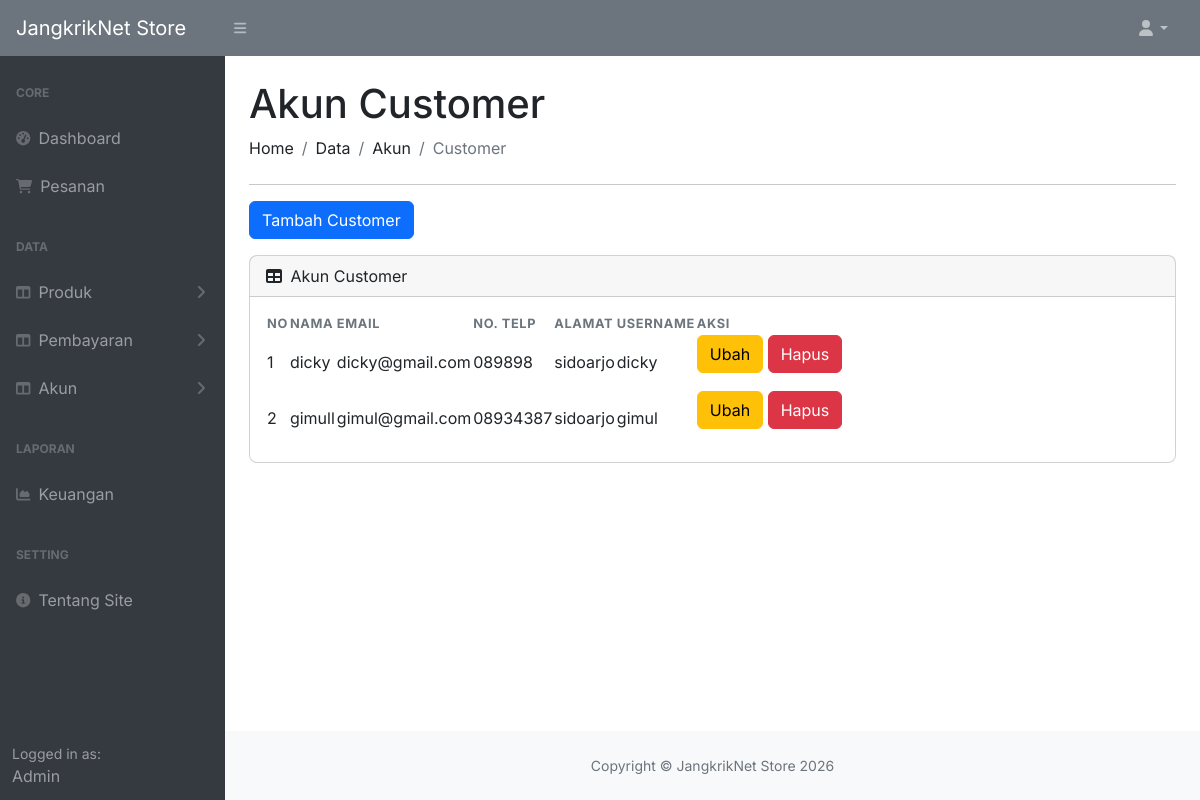
Screenshot of /admin/customer.php (signed in) with the database file from the repository.
### tables this page shows
CREATE TABLE `user` (
  `id` int NOT NULL AUTO_INCREMENT,
  `nama` varchar(128) DEFAULT NULL,
  `username` varchar(128) DEFAULT NULL,
  `password` varchar(255) DEFAULT NULL,
  `email` varchar(128) DEFAULT NULL,
  `alamat` varchar(128) DEFAULT NULL,
  `no_telp` varchar(20) DEFAULT NULL,
  `role` enum('admin','user') DEFAULT 'user',
  PRIMARY KEY (`id`),
  UNIQUE KEY `username` (`username`),
  UNIQUE KEY `email` (`email`)
);

### config/function.php (called while the page is built, shortened)
<?php
require_once __DIR__ . '/db.php';
function query_all($query) {
    global $conn;
    $result = $conn->query($query);
    $data = [];
    if ($result) {
        while ($row = $result->fetch_assoc()) {
            $data[] = $row;
        }
        return [
            'status' => true,
            'message' => 'Data berhasil diambil',
            'data' => $data
        ];
    }
    return [
        'status' => false,
        'message' => 'Query gagal: ' . $conn->error,
        'data' => null
    ];
}
function get_all_users() {
    $query = "SELECT id, nama, username, email, alamat, no_telp, role FROM user";
    return query_all($query);
}

### admin/customer.php (the view, shortened to what this page needs)
<?php
include 'header.php';
$result = get_all_users();
$user_list = array_filter($result['data'] ?? [], function($user) {
    return $user['role'] === 'user';
});
?>
<div id="layoutSidenav_content">
    <main>
        <div class="container-fluid px-4">
            <h1 class="mt-4">Akun Customer</h1>
            <ol class="breadcrumb mb-4">
                <li class="breadcrumb-item">Home</li>
                <li class="breadcrumb-item">Data</li>
                <li class="breadcrumb-item">Akun</li>
                <li class="breadcrumb-item active">Customer</li>
            </ol>
            <hr>
            <button type="button" class="btn btn-primary mb-3" data-bs-toggle="modal" data-bs-target="#staticBackdrop">
                Tambah Customer
            </button>
            <div class="card mb-4">
                <div class="card-header">
                    <i class="fas fa-table me-1"></i>
                    Akun Customer
                </div>
                <div class="card-body">
                    <table id="datatablesSimple">
                        <thead>
                            <tr>
                                <th>No</th>
                                <th>Nama</th>
                                <th>Email</th>
                                <th>No. Telp</th>
                                <th>Alamat</th>
                                <th>Username</th>
                                <th>Aksi</th>
                            </tr>
                        </thead>
                        <tbody>
                            <?php
                            $no = 1;
                            foreach ($user_list as $u):
                            ?>
                            <tr>
                                <td><?= $no++ ?></td>
                                <td><?= $u['nama'] ?></td>
                                <td><?= $u['email'] ?></td>
                                <td><?= $u['no_telp'] ?></td>
                                <td><?= $u['alamat'] ?></td>
                                <td><?= $u['username'] ?></td>
                                <td>
                                    <button type="button" class="btn btn-warning mb-3" data-bs-toggle="modal" data-bs-target="#staticBackdropUbah<?= $u['id'] ?>">
                                        Ubah
                                    </button>
                                    <button type="button" class="btn btn-danger mb-3" data-bs-toggle="modal" data-bs-target="#staticBackdropHapus<?= $u['id'] ?>">
                                        Hapus
                                    </button>
                                </td>
                            </tr>
                            <?php endforeach; ?>
                        </tbody>
                    </table>
                </div>
            </div>
        </div>
    </main>
    <?php
    include 'footer.php';
    ?>

### admin/css/custom-admin.css (style rules this page uses)
body { font-family: 'Inter', -apple-system, BlinkMacSystemFont, sans-serif; }
.card { border-radius: 0.5rem; }
#datatablesSimple th { font-size: 0.8rem; text-transform: uppercase; letter-spacing: 0.05em; color: #6c757d; }

### rows the page displays
user: nama "dicky", email "dicky@gmail.com", no_telp "089898", alamat "sidoarjo", username "dicky"
user: nama "gimull", email "gimul@gmail.com", no_telp "08934387", alamat "sidoarjo", username "gimul"

### other values shown
$app_name "JangkrikNet Store"
$_SESSION['nama'] "Admin"
